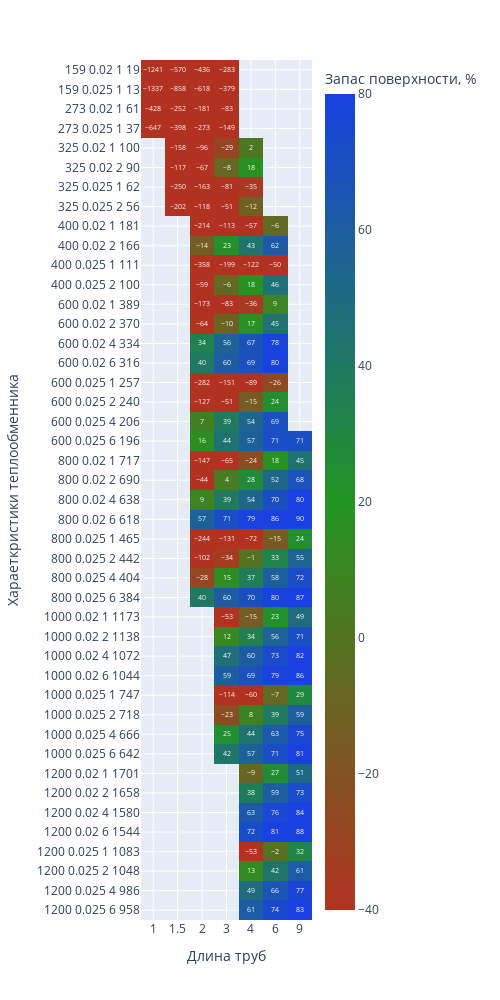

The notebook cell this image was saved under:
### Code cell
heaters = eq.calculate_equipment(
        heaters_table,
        aqua_vapor_saturation_by_pressure,
        aqua_liquid_saturation,
        aqua_vapor_saturation,
        balance,
        properties,
        FEED_TEMPERATURE,
        thermal_balance,
        Ropt,
        EQ_NAME = 'холодильник',
        COOLER_NAME = 'куба',
        pipes = 'продукт',
        aq_t = 20,
        tk = 30
        )

fig = px.imshow(
    round(heaters),
    labels=dict(x="Длина труб", y="Хараеткристики теплообменника", color="Запас поверхности, %"),
    range_color=[-40,80],
    color_continuous_scale=["rgb(178, 50, 34)", "rgb(34, 149, 34)", "rgb(25, 65, 225)"],
    x=heaters.columns,
    y=heaters.index,
    text_auto=True, aspect="auto",
    width=500,
    height=1000
    )
fig.show()

### Figure 1 — Plotly figure (JSON) as saved in the notebook; plotly's stock layout.template omitted (floating-point values rounded to 4 significant figures; data arrays with more than 128 entries replaced by an {"elided": "..."} marker saying what was removed)
{"data": [{"coloraxis": "coloraxis", "hovertemplate": "Длина труб: %{x}<br>Хараеткристики теплообменника: %{y}<br>Запас поверхности, %: %{z}<extra></extra>", "name": "0", "texttemplate": "%{z}", "type": "heatmap", "x": ["1", "1.5", "2", "3", "4", "6", "9"], "xaxis": "x", "y": ["159 0.02 1 19", "159 0.025 1 13", "273 0.02 1 61", "273 0.025 1 37", "325 0.02 1 100", "325 0.02 2 90", "325 0.025 1 62", "325 0.025 2 56", "400 0.02 1 181", "400 0.02 2 166", "400 0.025 1 111", "400 0.025 2 100", "600 0.02 1 389", "600 0.02 2 370", "600 0.02 4 334", "600 0.02 6 316", "600 0.025 1 257", "600 0.025 2 240", "600 0.025 4 206", "600 0.025 6 196", "800 0.02 1 717", "800 0.02 2 690", "800 0.02 4 638", "800 0.02 6 618", "800 0.025 1 465", "800 0.025 2 442", "800 0.025 4 404", "800 0.025 6 384", "1000 0.02 1 1173", "1000 0.02 2 1138", "1000 0.02 4 1072", "1000 0.02 6 1044", "1000 0.025 1 747", "1000 0.025 2 718", "1000 0.025 4 666", "1000 0.025 6 642", "1200 0.02 1 1701", "1200 0.02 2 1658", "1200 0.02 4 1580", "1200 0.02 6 1544", "1200 0.025 1 1083", "1200 0.025 2 1048", "1200 0.025 4 986", "1200 0.025 6 958"], "yaxis": "y", "z": {"elided": "44x7 int values"}}], "layout": {"coloraxis": {"cmax": 80, "cmin": -40, "colorbar": {"title": {"text": "Запас поверхности, %"}}, "colorscale": [[0, "rgb(178, 50, 34)"], [0.5, "rgb(34, 149, 34)"], [1, "rgb(25, 65, 225)"]]}, "height": 1000, "margin": {"t": 60}, "width": 500, "xaxis": {"anchor": "y", "domain": [0, 1], "title": {"text": "Длина труб"}}, "yaxis": {"anchor": "x", "autorange": "reversed", "domain": [0, 1], "title": {"text": "Хараеткристики теплообменника"}}}}
